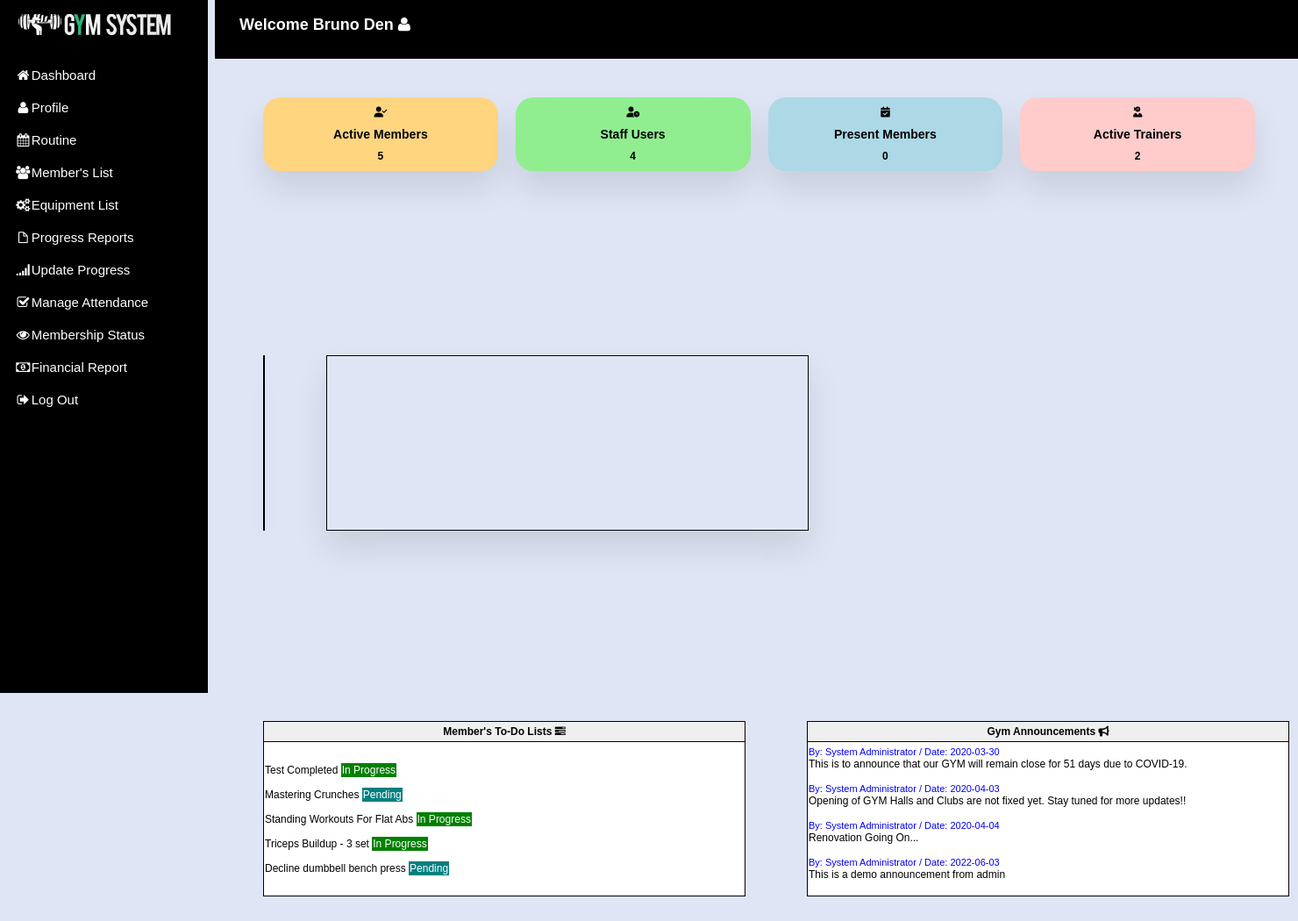
The page /crudapp/apurbo/staff-pages/index.php (signed in) on the database its author committed.
### tables this page shows
CREATE TABLE `staffs` (
  `staff_id` int NOT NULL AUTO_INCREMENT,
  `username` varchar(50) NOT NULL,
  `password` varchar(50) NOT NULL,
  `email` varchar(50) NOT NULL,
  `fullname` varchar(50) NOT NULL,
  `address` varchar(20) NOT NULL,
  `designation` varchar(20) NOT NULL,
  `gender` varchar(10) NOT NULL,
  `contact` int(10) NOT NULL,
   PRIMARY KEY (staff_id)    
);

CREATE TABLE `announcements`(
  `id` int(11) NOT NULL AUTO_INCREMENT,
  `admin_id` int(11) NOT NULL DEFAULT 1,
  `message` varchar(100) NOT NULL,
  `date` date NOT NULL,
   PRIMARY KEY (id),
   FOREIGN KEY (admin_id) REFERENCES admin(admin_id)
);

CREATE TABLE `todo`(
  `id` int(11) NOT NULL AUTO_INCREMENT,
  `task_status` varchar(50) NOT NULL,
  `task_desc` varchar(30) NOT NULL,
  `member_id` int NOT NULL,
   PRIMARY KEY (id),
   FOREIGN KEY (member_id) REFERENCES members(member_id) ON DELETE CASCADE
);

### crudapp/apurbo/staff-pages/index.php (the view, shortened to what this page needs)
<!DOCTYPE html>
<html lang="en">
<head>
<link rel="stylesheet" href="css/dashboard-style.css?v=<?php echo time(); ?>">
<link rel="stylesheet" href="../css/matrix-style.css" />
 <link rel="stylesheet"  href= "https://cdnjs.cloudflare.com/ajax/libs/font-awesome/6.7.1/css/all.min.css"/>
<link href="../font-awesome/css/font-awesome.css" rel="stylesheet" />
<link rel="stylesheet" href="../css/jquery.gritter.css" />
</head>
    <body>
<?php $page="dashboard"; include 'includes/navbar.php'?>
<section class="main">
    <div class="main-skills">
        <div class="card1">
        <i class="fas fa-user-check"></i>
            <h3>Active Members</h3>
        <p><strong><?php include'actions/dashboard-activecount.php' ?></strong></p>
        </div>
        <div class="card2">
           <i class="fas fa-user-clock"></i>
                    <h3>Staff Users</h3>
        <p><strong><?php include 'actions/dashboard-staff-count.php';?></strong></p>
        </div>
                <div class="card3">
       <i class="fas fa-calendar-check"></i>
            <h3>Present Members</h3>
        <p><strong><?php include 'actions/count-attendance.php';?></strong></p>
        </div>
                 <div class="card4">
        <i class="fas fa-user-ninja"></i>
            <h3>Active Trainers</h3>
        <p><strong><?php include 'actions/count-trainers.php' ?></strong></p>
        </div>
        </div>
        </section>
             <div class="charts">
            <div id="top_x_div" style="height:200px; margin-left:300px; border: 1px solid black; box-shadow: 0 20px 35px rgba(0,0,0,0.1);"></div>
                <div id="piechart" style="width:550px; border: 1px solid black; height:200px; margin-left:70px; box-shadow: 0 20px 35px rgba(0,0,0,0.1);"></div>
            </div>
        <br>
<div class="scrollable-table">
    <table class="table">
        <thead>
            <tr>
                <th>Gym Announcements&nbsp;<i class="fas fa-bullhorn"></i></th>
            </tr>
        </thead>
        <tbody class="tbody-scroll">
                <tr>
                    <td class="text-center">
                 <?php
                $qry="select * from announcements";
                  $result=mysqli_query($conn,$qry);
            while($row=mysqli_fetch_array($result)){
                                  echo"<span class='user-info'>By: System Administrator / Date: ".$row['date']." </span>";
                                  echo"<p>".$row['message']." </p>";
                echo"<br>";
                }
             ?>
            </td>
            </tr>
        </tbody>
    </table>
</div>
     <div class="scrollable-table1">
        <table class="table">
          <thead>
            <tr>
                <th>Member's To-Do Lists&nbsp;<i class="icon-tasks"></i></th>
            </tr>
        </thead>
<tbody class="tbody-scroll">
                <tr>
                    <td class="text-center">
              <?php
                echo"<br>";
                $qry="SELECT * FROM todo";
                $result=mysqli_query($conn,$qry);
                while($row=mysqli_fetch_array($result)){ ?>
                    <div class='txt'> <?php echo $row["task_desc"]?> <?php if ($row["task_status"] == "Pending") { echo '<span class="badge-important">Pending</span>';} else { echo '<span class="badge-success">In Progress</span>'; }?></div>
               <?php
                    echo"<br>";}
              ?>
            </td>
            </tr>
        </tbody>
    </table>
        </div>
    </body>
</html>

### crudapp/apurbo/staff-pages/includes/navbar.php (shortened to what this page needs)
<?php
$user_id = $_SESSION['user_id'];
?>
<div class="side-menu">
<div id="header">
  <h1>Perfect Gym</h1>
</div>
    <ul>
    <li><a href="index.php"><i class="icon icon-home"></i>Dashboard</a></li>
    <li><a href="profile.php"><i class="icon icon-user"></i>Profile</a></li>
    <li><a href="routine.php"><i class="icon icon-calendar"></i>Routine</a></li>
    <li><a href="members-list.php"><i class="icon icon-group"></i>Member's List</a></li>
    <li><a href="equipment-list.php"><i class="icon icon-cogs"></i>Equipment List</a></li>
    <li><a href="report.php"><i class="icon icon-file"></i> Progress Reports</a></li>
    <li><a href="member-progress.php"><i class="icon icon-signal"></i>Update Progress</a></li>
    <li><a href="attendance.php"><i class="icon icon-check"></i>Manage Attendance</a></li>
    <li><a href="membership.php"><i class="icon icon-eye-open"></i>Membership Status</a></li>
    <li><a href="finance.php"><i class="icon icon-money"></i>Financial Report</a></li>
    <li><a href="../logout.php"><i class="icon icon-signout"></i>Log Out</a></li>
    </ul>
    </div>
             <?php include "dbcon.php";
                     $qry="SELECT * FROM staffs WHERE staff_id = '$user_id'";
                    $result=mysqli_query($con,$qry);
            while($row=mysqli_fetch_array($result)){ ?>
<div class="main">
<header>
    <h2>Welcome <?php echo $row['fullname']; ?>&nbsp;<i class="icon icon-user"></i></h2>
</header>
</div>
<?php } ?>
    <li class="<?php if($page=='dashboard'){ echo 'active'; }?>"><a href="index.php"><i class="icon icon-home"></i> <span>Dashboard</span></a> </li>

### crudapp/apurbo/staff-pages/actions/dashboard-activecount.php (shortened to what this page needs)
<?php
$servername="localhost";
$uname="root";
$pass="";
$db="gym_system";
$conn=mysqli_connect($servername,$uname,$pass,$db);
$sql = "select * from members join subscription on members.member_id = subscription.sub_id where subscription.status='Active'";
                $query = $conn->query($sql);
                echo "$query->num_rows";
?>

### crudapp/apurbo/staff-pages/actions/dashboard-staff-count.php (shortened to what this page needs)
<?php
$conn=mysqli_connect("localhost","root","","gym_system");
$sql = "SELECT * FROM staffs";
                $query = $conn->query($sql);
                echo "$query->num_rows";
?>

### crudapp/apurbo/staff-pages/actions/count-attendance.php (shortened to what this page needs)
<?php
$servername="localhost";
$uname="root";
$pass="";
$db="gym_system";
$conn=mysqli_connect($servername,$uname,$pass,$db);
$sql = "SELECT * FROM attendance";
                $query = $conn->query($sql);
                echo "$query->num_rows";
?>

### crudapp/apurbo/staff-pages/actions/count-trainers.php (shortened to what this page needs)
<?php
$conn=mysqli_connect("localhost","root","","gym_system");
$sql = "SELECT * FROM staffs WHERE designation='Trainer'";
                $query = $conn->query($sql);
                echo "$query->num_rows";
?>

### crudapp/apurbo/staff-pages/css/dashboard-style.css (style rules this page uses)
* { margin: 0; padding: 0; box-sizing: border-box; font-family: "Popins", sans-serif; }
body { min-height: 155vh; background: #dfe5f5; overflow: auto; }
li { list-style: none;. }
.side-menu { position: fixed; background: black; width: 16vw; min-height: 100vh; display: flex; flex-direction: column; user-select: none; }
.side-menu li a { font-size: 15px; padding: 10px 17px; color: white; display: flex; align-items: center; text-decoration: none; }
.main { margin-left: 245px; }
header { display: flex; justify-content: space-between; padding: 1.75rem; background-color: black; color: white; user-select: none; }
.main-skills { display: flex; margin-top: 20px; margin-left: 45px; }
.main-skills .card1 { width: 22.5%; margin: 10px; background: #FFD580; text-align: center; border-radius: 20px; color: black; padding: 10px; box-shadow: 0 20px 35px rgba(0,0,0,0.1); }
.main-skills .card1 h3 { margin: 10px; text-transform: capitalize; }
.main-skills .card1 p { font-size: 12px; }
.main-skills .card2 { width: 22.5%; margin: 10px; background: #90EE90; text-align: center; border-radius: 20px; color: black; padding: 10px; box-shadow: 0 20px 35px rgba(0,0,0,0.1); }
.main-skills .card2 h3 { margin: 10px; text-transform: capitalize; }
.main-skills .card2 p { font-size: 12px; }
.main-skills .card3 { width: 22.5%; margin: 10px; background: #ADD8E6; text-align: center; border-radius: 20px; color: black; padding: 10px; box-shadow: 0 20px 35px rgba(0,0,0,0.1); }
.main-skills .card3 h3 { margin: 10px; text-transform: capitalize; }
.main-skills .card3 p { font-size: 12px; }
.main-skills .card4 { width: 22.5%; margin: 10px; background: #FFCCCB; text-align: center; border-radius: 20px; color: black; padding: 10px; box-shadow: 0 20px 35px rgba(0,0,0,0.1); }
.main-skills .card4 h3 { margin: 10px; text-transform: capitalize; }
.main-skills .card4 p { font-size: 12px; }
table { text-align: left; position: relative; border-collapse: collapse; background-color: white; font-size: 12px; }
td, th { border: 1px solid black; padding: 1px; }
.table thead tr th { color: black; border-radius: 0; position: sticky; top: 0; padding: 4px; font-size: 12px; }
.table tbody tr td .user-info { color: blue; }
.table tbody tr td p { color: black; }
.table tbody { overflow-y: auto; height: 10px; }
.scrollable-table { height: 200px; overflow: auto; width: 550px; margin-left: 920px; margin-top: 200px; }
.scrollable-table > .table { width:100%; height: 100%; }
.charts { display: flex; margin-top: 200px; }
.scrollable-table1 { height: 200px; overflow: auto; width: 550px; margin-left: 300px; margin-top: -200px; }
.scrollable-table1 > .table { width:100%; height: 100%; }
.txt { color: black; }
.table tbody tr td .badge-important { background-color: teal; padding: 1px; color: white; }
.table tbody tr td .badge-success { background-color: green; padding: 1px; color: white; }

### crudapp/apurbo/css/matrix-style.css (style rules this page uses)
* { outline: none !important; -moz-outline: none !important; }
html, body { height: 100%; }
body { overflow-x: hidden; margin-top: -10px; font-family: "Open Sans", sans-serif; font-size: 12px; color: #666; }
a { color: #666; }
.label-important, .badge-important { background: #f74d4d; }
#header { height: 77px; position: relative; width: 100%; z-index: -9; }
#header h1 { background: url("../img/icontest3.png") no-repeat scroll 0 0 transparent; height: 31px; left: 20px; line-height: 600px; overflow: hidden; position: relative; top: 26px; width: 191px; }
.widget-title, .modal-header, .table th, div.dataTables_wrapper .ui-widget-header { background: #efefef; border-bottom: 1px solid #cdcdcd; height: 36px; }
.user-info { color: #666666; font-size: 11px; }
.table th { height: auto; font-size: 10px; padding: 5px 10px 2px; border-bottom: 0; text-align: center; color: #666666; }

### rows shown on the page
staffs: fullname "Bruno Den"
announcements: date "2020-03-30", message "This is to announce that our GYM will remain close for 51 days due to COVID-19."
announcements: date "2020-04-03", message "Opening of GYM Halls and Clubs are not fixed yet. Stay tuned for more updates!!"
announcements: date "2020-04-04", message "Renovation Going On..."
announcements: date "2022-06-03", message "This is a demo announcement from admin"
todo: task_desc "Test Completed", task_status "In Progress"
todo: task_desc "Mastering Crunches", task_status "Pending"
todo: task_desc "Standing Workouts For Flat Abs", task_status "In Progress"
todo: task_desc "Triceps Buildup - 3 set", task_status "In Progress"
todo: task_desc "Decline dumbbell bench press", task_status "Pending"

### other values the page prints
$query->num_rows "5"
$query->num_rows "4"
$query->num_rows "0"
$query->num_rows "2"
